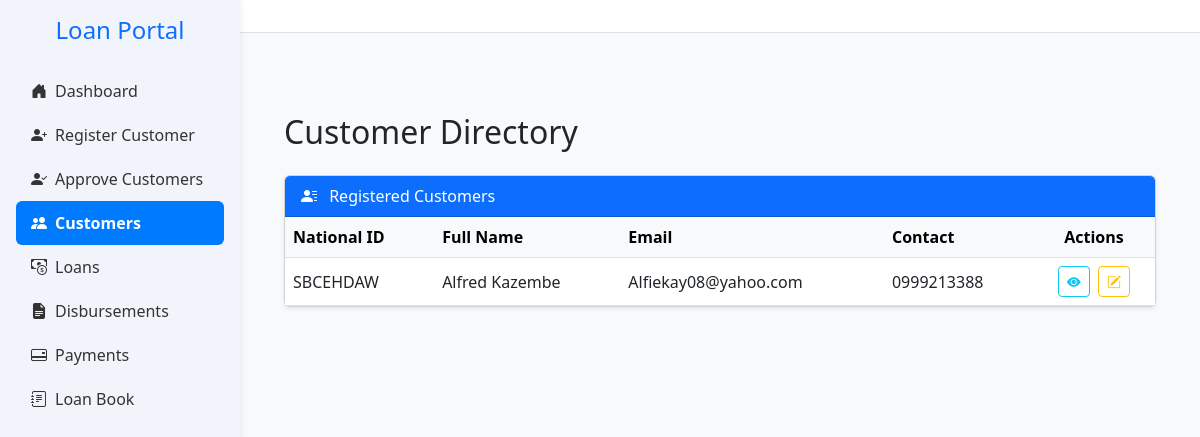
The page /customers on the database as committed earlier.
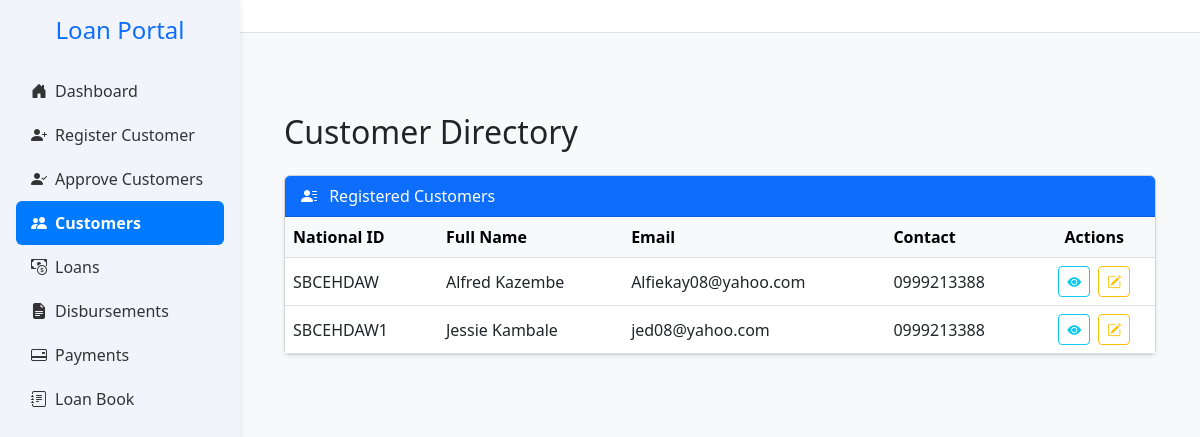
The same page on the database as committed later.
### app.py (models this page shows, shortened)
class Customer(db.Model):
    __tablename__ = 'customers'
    id = db.Column(db.Integer, primary_key=True)
    national_id = db.Column(db.String(20), unique=True, nullable=False)
    first_name = db.Column(db.String(100), nullable=False)
    last_name = db.Column(db.String(100), nullable=False)
    gender = db.Column(db.String(10))
    dob = db.Column(db.String(20))
    title = db.Column(db.String(20))
    email = db.Column(db.String(100), nullable=False)
    contact = db.Column(db.String(20))
    address = db.Column(db.String(255))
    next_of_kin_name = db.Column(db.String(20),nullable=False)
    next_of_kin_relationship = db.Column(db.String(20),nullable=False)
    next_of_kin_contact = db.Column(db.String(20))
    employer = db.Column(db.String(100), nullable=False)
    job_title = db.Column(db.String(100))
    salary = db.Column(db.Float)
    service_length = db.Column(db.String(50))
    bank_name = db.Column(db.String(100))
    bank_account = db.Column(db.String(20), nullable=False)
    salary_deposited = db.Column(db.String(10))
    district = db.Column(db.String(100))
    region = db.Column(db.String(100))
    amount_requested = db.Column(db.Float)
    status = db.Column(db.String(20), default='pending')
    is_approved_for_creation = db.Column(db.Boolean, default=False)
    maker_id = db.Column(db.Integer, nullable=False)
    checker_id = db.Column(db.Integer)
    is_approved_for_deletion = db.Column(db.Boolean, default=False)
    file_number = db.Column(db.String(20))
    created_at = db.Column(db.DateTime, default=datetime.utcnow)
    loans = db.relationship('LoanApplication', back_populates='customer')

### app.py (the view)
@app.route('/customers')
def customers():
    approved_customers = Customer.query.filter_by(is_approved_for_creation=True).all()
    return render_template('customers_list.html', customers=approved_customers)

### templates/customers_list.html (shortened to what this page needs)
{% extends 'base.html' %}
{% block content %}
<div class="container mt-5">
    <h2 class="mb-4">Customer Directory</h2>
    {% if customers %}
    <div class="card shadow-sm">
        <div class="card-header bg-primary text-white">
            <i class="bi bi-person-lines-fill me-2"></i> Registered Customers
        </div>
        <div class="card-body p-0">
            <div class="table-responsive">
                <table class="table table-hover align-middle mb-0">
                    <thead class="table-light">
                        <tr>
                            <th scope="col">National ID</th>
                            <th scope="col">Full Name</th>
                            <th scope="col">Email</th>
                            <th scope="col">Contact</th>
                            <th scope="col" class="text-center">Actions</th>
                        </tr>
                    </thead>
                    <tbody>
                        {% for customer in customers %}
                        <tr>
                            <td>{{ customer.national_id }}</td>
                            <td>{{ customer.first_name }} {{ customer.last_name }}</td>
                            <td>{{ customer.email }}</td>
                            <td>{{ customer.contact }}</td>
                            <td class="text-center">
                                <a href="{{ url_for('view_customer', customer_id=customer.id) }}"
                                   class="btn btn-sm btn-outline-info me-1" title="View">
                                    <i class="bi bi-eye-fill"></i>
                                </a>
                                <a href="{{ url_for('edit_customer', customer_id=customer.id) }}"
                                   class="btn btn-sm btn-outline-warning" title="Edit">
                                    <i class="bi bi-pencil-square"></i>
                                </a>
                            </td>
                        </tr>
                        {% endfor %}
                    </tbody>
                </table>
            </div>
        </div>
    </div>
    {% else %}
    <div class="alert alert-warning mt-4">
        <i class="bi bi-exclamation-circle me-2"></i>
        No customers found.
    </div>
    {% endif %}
</div>
{% endblock %}

### templates/base.html (shortened to what this page needs)
<!DOCTYPE html>
<html lang="en">
<head>
    <link href="https://cdn.jsdelivr.net/npm/bootstrap@5.3.0/dist/css/bootstrap.min.css" rel="stylesheet">
    <link href="https://cdn.jsdelivr.net/npm/bootstrap-icons@1.10.5/font/bootstrap-icons.css" rel="stylesheet">
    <link href="https://cdn.jsdelivr.net/npm/bootstrap-icons@1.10.0/font/bootstrap-icons.css" rel="stylesheet">
</head>
<body>
    <div class="sidebar">
        <h4 class="text-center text-primary mb-4">Loan Portal</h4>
        <ul class="nav flex-column px-3">
            <li class="nav-item">
                <a class="nav-link {% if request.endpoint == 'home' %}active{% endif %}" href="{{ url_for('home') }}">
                    <i class="bi bi-house-door-fill me-2"></i>Dashboard
                </a>
            </li>
            <li class="nav-item">
                <a class="nav-link {% if request.endpoint == 'register_customer_debug' %}active{% endif %}" href="{{ url_for('register_customer_debug') }}">
                    <i class="bi bi-person-plus-fill me-2"></i>Register Customer
                </a>
            </li>
            <li class="nav-item">
                <a class="nav-link {% if request.endpoint == 'approve_customers' %}active{% endif %}" href="{{ url_for('approve_customers') }}">
                    <i class="bi bi-person-check-fill me-2"></i>Approve Customers
                </a>
            </li>
            <li class="nav-item">
                <a class="nav-link {% if request.endpoint == 'customers' %}active{% endif %}" href="{{ url_for('customers') }}">
                    <i class="bi bi-people-fill me-2"></i>Customers
                </a>
            </li>
            <li class="nav-item">
                <a class="nav-link {% if request.endpoint == 'view_loans' %}active{% endif %}" href="{{ url_for('view_loans') }}">
                    <i class="bi bi-cash-coin me-2"></i>Loans
                </a>
            </li>
            <li class="nav-item">
                <a class="nav-link {% if request.endpoint == 'disbursements' %}active{% endif %}" href="{{ url_for('disbursements') }}">
                    <i class="bi bi-file-earmark-text-fill me-2"></i>Disbursements
                </a>
            </li>
            <li class="nav-item">
                <a class="nav-link {% if request.endpoint == 'payments' %}active{% endif %}" href="{{ url_for('payments') }}">
                    <i class="bi bi-credit-card-2-back me-2"></i>Payments
                </a>
            </li>
            <li class="nav-item">
                <a class="nav-link {% if request.endpoint == 'loanbook' %}active{% endif %}" href="{{ url_for('loanbook') }}">
                    <i class="bi bi-journal-text me-2"></i>Loan Book
                </a>
            </li>
        </ul>
    </div>
    <div class="topbar d-flex justify-content-between align-items-center">
    </div>
    <div class="main">
        {% block content %}{% endblock %}
    </div>
</body>
</html>

### templates/base.html (style rules this page uses)
:root { --main-blue: #007bff; --sidebar-bg: #f1f5fb; --sidebar-hover: #dbeafe; }
body { overflow-x: hidden; background-color: #f8f9fa; }
.sidebar { height: 100vh; position: fixed; width: 240px; background-color: var(--sidebar-bg); padding-top: 1rem; box-shadow: 2px 0 5px rgba(0, 0, 0, 0.05); }
.main { margin-left: 240px; padding: 2rem; }
.nav-link { color: #333; font-weight: 500; padding: 10px 15px; border-radius: 6px; transition: all 0.2s ease-in-out; }
.nav-link.active { background-color: var(--main-blue); color: white; font-weight: bold; }
.nav-link i { width: 20px; }
.topbar { background-color: white; margin-left: 240px; padding: 1rem 2rem; border-bottom: 1px solid #dee2e6; }

Rows that differ between the two databases and show on the page:
added Customer: national_id "SBCEHDAW1", first_name "Jessie", last_name "Kambale", email "jed08@yahoo.com", contact "0999213388"
